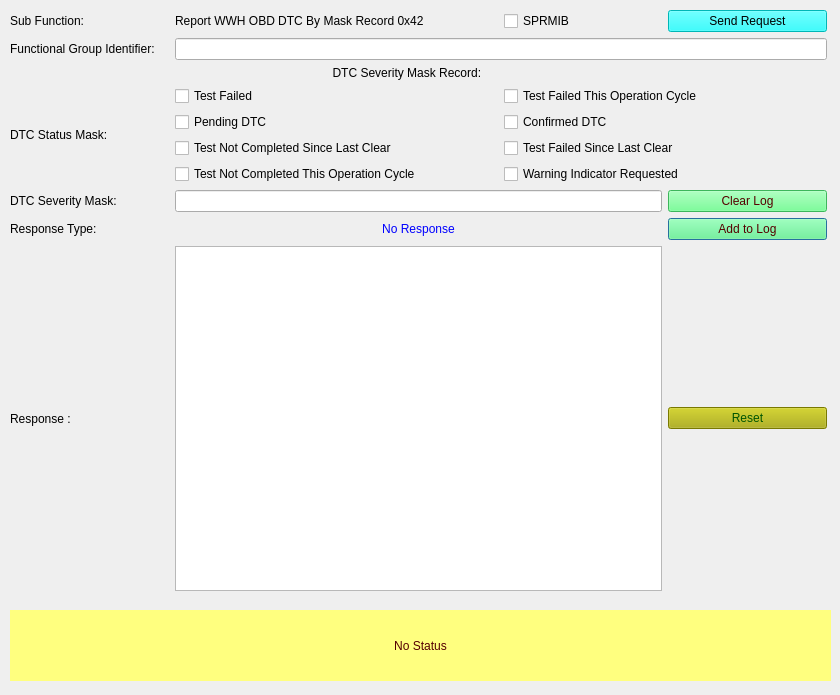
<?xml version="1.0" encoding="UTF-8"?>
<ui version="4.0">
 <class>Form_SID_19_42</class>
 <widget class="QDialog" name="Form_SID_19_42">
  <property name="geometry">
   <rect>
    <x>0</x>
    <y>0</y>
    <width>840</width>
    <height>695</height>
   </rect>
  </property>
  <property name="windowTitle">
   <string>Report WWH OBD DTC By Mask Record 0x42</string>
  </property>
  <property name="toolTip">
   <string/>
  </property>
  <widget class="QLabel" name="label_status">
   <property name="geometry">
    <rect>
     <x>10</x>
     <y>610</y>
     <width>821</width>
     <height>71</height>
    </rect>
   </property>
   <property name="styleSheet">
    <string notr="true">background-color: rgb(255, 255, 127);
color: rgb(85, 0, 0);
border-color: rgb(0, 0, 255);</string>
   </property>
   <property name="text">
    <string>No Status</string>
   </property>
   <property name="alignment">
    <set>Qt::AlignCenter</set>
   </property>
   <property name="wordWrap">
    <bool>true</bool>
   </property>
  </widget>
  <widget class="QWidget" name="layoutWidget">
   <property name="geometry">
    <rect>
     <x>10</x>
     <y>10</y>
     <width>817</width>
     <height>581</height>
    </rect>
   </property>
   <layout class="QGridLayout" name="gridLayout_2">
    <property name="sizeConstraint">
     <enum>QLayout::SetNoConstraint</enum>
    </property>
    <item row="8" column="4">
     <widget class="QPushButton" name="pushButton_appendLog">
      <property name="styleSheet">
       <string notr="true">background-color: rgb(85, 255, 127);
color: rgb(85, 0, 0);</string>
      </property>
      <property name="text">
       <string>Add to Log</string>
      </property>
     </widget>
    </item>
    <item row="11" column="0">
     <widget class="QLabel" name="label_4">
      <property name="text">
       <string>Response : </string>
      </property>
     </widget>
    </item>
    <item row="7" column="4">
     <widget class="QPushButton" name="pushButton_clearLog">
      <property name="styleSheet">
       <string notr="true">background-color: rgb(85, 255, 127);
color: rgb(85, 0, 0);</string>
      </property>
      <property name="text">
       <string>Clear Log</string>
      </property>
     </widget>
    </item>
    <item row="0" column="1" colspan="2">
     <widget class="QLabel" name="subFunction_Name">
      <property name="text">
       <string>Report WWH OBD DTC By Mask Record 0x42</string>
      </property>
     </widget>
    </item>
    <item row="0" column="0">
     <widget class="QLabel" name="label_subFunction">
      <property name="text">
       <string>Sub Function:</string>
      </property>
     </widget>
    </item>
    <item row="1" column="1" colspan="4">
     <widget class="QLineEdit" name="lineEdit">
      <property name="toolTip">
       <string>&lt;html&gt;&lt;head/&gt;&lt;body&gt;&lt;p&gt;Enter Functional Group Identifier in &lt;span style=&quot; font-weight:600;&quot;&gt;1-byte hexadecimal format&lt;/span&gt;&lt;/p&gt;&lt;/body&gt;&lt;/html&gt;</string>
      </property>
     </widget>
    </item>
    <item row="5" column="1" colspan="4">
     <layout class="QHBoxLayout" name="horizontalLayout_4">
      <item>
       <widget class="QCheckBox" name="checkBox_statusMask_bit4">
        <property name="toolTip">
         <string>&lt;html&gt;&lt;head/&gt;&lt;body&gt;&lt;p&gt;&lt;span style=&quot; font-family:'ui-sans-serif','-apple-system','system-ui','Segoe UI','Helvetica','Apple Color Emoji','Arial','sans-serif','Segoe UI Emoji','Segoe UI Symbol'; font-size:16px; color:#0d0d0d; background-color:#ffffff;&quot;&gt;Selecting this indicates the DTC test has&lt;/span&gt;&lt;span style=&quot; font-family:'ui-sans-serif','-apple-system','system-ui','Segoe UI','Helvetica','Apple Color Emoji','Arial','sans-serif','Segoe UI Emoji','Segoe UI Symbol'; font-size:16px; font-style:italic; color:#0d0d0d; background-color:#ffffff;&quot;/&gt;&lt;span style=&quot; font-family:'ui-sans-serif','-apple-system','system-ui','Segoe UI','Helvetica','Apple Color Emoji','Arial','sans-serif','Segoe UI Emoji','Segoe UI Symbol'; font-size:16px; font-weight:600; font-style:italic; color:#0d0d0d; background-color:#ffffff;&quot;&gt;not completed &lt;/span&gt;&lt;span style=&quot; font-family:'ui-sans-serif','-apple-system','system-ui','Segoe UI','Helvetica','Apple Color Emoji','Arial','sans-serif','Segoe UI Emoji','Segoe UI Symbol'; font-size:16px; font-style:italic; color:#0d0d0d; background-color:#ffffff;&quot;&gt;since the last DTC code clear&lt;/span&gt;&lt;span style=&quot; font-family:'ui-sans-serif','-apple-system','system-ui','Segoe UI','Helvetica','Apple Color Emoji','Arial','sans-serif','Segoe UI Emoji','Segoe UI Symbol'; font-size:16px; color:#0d0d0d; background-color:#ffffff;&quot;&gt;.&lt;/span&gt;&lt;/p&gt;&lt;/body&gt;&lt;/html&gt;</string>
        </property>
        <property name="text">
         <string>Test Not Completed Since Last Clear</string>
        </property>
       </widget>
      </item>
      <item>
       <widget class="QCheckBox" name="checkBox_statusMask_bit5">
        <property name="toolTip">
         <string>&lt;html&gt;&lt;head/&gt;&lt;body&gt;&lt;p&gt;&lt;span style=&quot; font-family:'ui-sans-serif','-apple-system','system-ui','Segoe UI','Helvetica','Apple Color Emoji','Arial','sans-serif','Segoe UI Emoji','Segoe UI Symbol'; font-size:16px; color:#0d0d0d; background-color:#ffffff;&quot;&gt;Selecting this indicates the DTC test&lt;/span&gt;&lt;span style=&quot; font-family:'ui-sans-serif','-apple-system','system-ui','Segoe UI','Helvetica','Apple Color Emoji','Arial','sans-serif','Segoe UI Emoji','Segoe UI Symbol'; font-size:16px; font-style:italic; color:#0d0d0d; background-color:#ffffff;&quot;&gt; has &lt;/span&gt;&lt;span style=&quot; font-family:'ui-sans-serif','-apple-system','system-ui','Segoe UI','Helvetica','Apple Color Emoji','Arial','sans-serif','Segoe UI Emoji','Segoe UI Symbol'; font-size:16px; font-weight:600; font-style:italic; color:#0d0d0d; background-color:#ffffff;&quot;&gt;failed &lt;/span&gt;&lt;span style=&quot; font-family:'ui-sans-serif','-apple-system','system-ui','Segoe UI','Helvetica','Apple Color Emoji','Arial','sans-serif','Segoe UI Emoji','Segoe UI Symbol'; font-size:16px; font-style:italic; color:#0d0d0d; background-color:#ffffff;&quot;&gt;at least once since the last code clear.&lt;/span&gt;&lt;/p&gt;&lt;/body&gt;&lt;/html&gt;</string>
        </property>
        <property name="text">
         <string>Test Failed Since Last Clear</string>
        </property>
       </widget>
      </item>
     </layout>
    </item>
    <item row="1" column="0">
     <widget class="QLabel" name="label">
      <property name="text">
       <string>Functional Group Identifier:  </string>
      </property>
     </widget>
    </item>
    <item row="4" column="1" colspan="4">
     <layout class="QHBoxLayout" name="horizontalLayout_3">
      <item>
       <widget class="QCheckBox" name="checkBox_statusMask_bit2">
        <property name="toolTip">
         <string>&lt;html&gt;&lt;head/&gt;&lt;body&gt;&lt;p&gt;&lt;span style=&quot; font-family:'ui-sans-serif','-apple-system','system-ui','Segoe UI','Helvetica','Apple Color Emoji','Arial','sans-serif','Segoe UI Emoji','Segoe UI Symbol'; font-size:16px; color:#0d0d0d; background-color:#ffffff;&quot;&gt;Selecting this indicates the DTC has failed in the current or previous operation cycle and is &lt;/span&gt;&lt;span style=&quot; font-family:'ui-sans-serif','-apple-system','system-ui','Segoe UI','Helvetica','Apple Color Emoji','Arial','sans-serif','Segoe UI Emoji','Segoe UI Symbol'; font-size:16px; font-weight:600; font-style:italic; color:#0d0d0d; background-color:#ffffff;&quot;&gt;pending  .&lt;/span&gt;&lt;/p&gt;&lt;/body&gt;&lt;/html&gt;</string>
        </property>
        <property name="text">
         <string>Pending DTC</string>
        </property>
       </widget>
      </item>
      <item>
       <widget class="QCheckBox" name="checkBox_statusMask_bit3">
        <property name="toolTip">
         <string>&lt;html&gt;&lt;head/&gt;&lt;body&gt;&lt;p align=&quot;justify&quot;&gt;&lt;span style=&quot; font-family:'ui-sans-serif','-apple-system','system-ui','Segoe UI','Helvetica','Apple Color Emoji','Arial','sans-serif','Segoe UI Emoji','Segoe UI Symbol'; font-size:16px; color:#0d0d0d; background-color:#ffffff;&quot;&gt;Selecting this indicates that the fault has been continuously active for a specific monitoring routine and is matured enough in the current operation cycle so that it can be said confirmed. &lt;/span&gt;&lt;/p&gt;&lt;/body&gt;&lt;/html&gt;</string>
        </property>
        <property name="text">
         <string>Confirmed DTC</string>
        </property>
       </widget>
      </item>
     </layout>
    </item>
    <item row="11" column="4">
     <widget class="QPushButton" name="pushButton_reset">
      <property name="styleSheet">
       <string notr="true">background-color: rgb(170, 170, 0);
font: 75 8pt &quot;MS Shell Dlg 2&quot;;
color: rgb(0, 85, 0);</string>
      </property>
      <property name="text">
       <string>Reset</string>
      </property>
     </widget>
    </item>
    <item row="8" column="1" colspan="3">
     <widget class="QLabel" name="label_ResType">
      <property name="autoFillBackground">
       <bool>false</bool>
      </property>
      <property name="styleSheet">
       <string notr="true">color: rgb(0, 0, 255);</string>
      </property>
      <property name="text">
       <string>No Response</string>
      </property>
      <property name="alignment">
       <set>Qt::AlignCenter</set>
      </property>
     </widget>
    </item>
    <item row="0" column="3">
     <widget class="QCheckBox" name="checkBox_suppressposmsg">
      <property name="toolTip">
       <string>If selected then Suppress Positive Response Message Indication bit will be set in Subfunction</string>
      </property>
      <property name="text">
       <string>SPRMIB</string>
      </property>
     </widget>
    </item>
    <item row="8" column="0">
     <widget class="QLabel" name="label_5">
      <property name="text">
       <string>Response Type: </string>
      </property>
     </widget>
    </item>
    <item row="11" column="1" colspan="3">
     <widget class="QTextBrowser" name="textBrowser_Resp"/>
    </item>
    <item row="2" column="0" colspan="5">
     <layout class="QHBoxLayout" name="horizontalLayout_2">
      <item>
       <widget class="QLabel" name="label_DTCSVMREC">
        <property name="toolTip">
         <string>&lt;html&gt;&lt;head/&gt;&lt;body&gt;&lt;p&gt;Enter DTC Severity Mask Record in 2&lt;span style=&quot; font-weight:600;&quot;&gt;-byte hexadecimal format&lt;/span&gt; including&lt;span style=&quot; font-weight:600;&quot;/&gt;DTC Status Mask (1-byte) &amp;amp; DTC Severity Mask(1-byte)&lt;/p&gt;&lt;p&gt;&lt;br/&gt;&lt;/p&gt;&lt;/body&gt;&lt;/html&gt;</string>
        </property>
        <property name="text">
         <string>                                                                          DTC Severity Mask Record:                                                                                 </string>
        </property>
        <property name="alignment">
         <set>Qt::AlignCenter</set>
        </property>
       </widget>
      </item>
     </layout>
    </item>
    <item row="6" column="1" colspan="4">
     <layout class="QHBoxLayout" name="horizontalLayout_5">
      <item>
       <widget class="QCheckBox" name="checkBox_statusMask_bit6">
        <property name="toolTip">
         <string>&lt;html&gt;&lt;head/&gt;&lt;body&gt;&lt;p&gt;&lt;span style=&quot; font-family:'ui-sans-serif','-apple-system','system-ui','Segoe UI','Helvetica','Apple Color Emoji','Arial','sans-serif','Segoe UI Emoji','Segoe UI Symbol'; font-size:16px; color:#0d0d0d; background-color:#ffffff;&quot;&gt;Selecting this indicates the DTC test has &lt;/span&gt;&lt;span style=&quot; font-family:'ui-sans-serif','-apple-system','system-ui','Segoe UI','Helvetica','Apple Color Emoji','Arial','sans-serif','Segoe UI Emoji','Segoe UI Symbol'; font-size:16px; font-weight:600; font-style:italic; color:#0d0d0d; background-color:#ffffff;&quot;&gt;not completed &lt;/span&gt;&lt;span style=&quot; font-family:'ui-sans-serif','-apple-system','system-ui','Segoe UI','Helvetica','Apple Color Emoji','Arial','sans-serif','Segoe UI Emoji','Segoe UI Symbol'; font-size:16px; font-style:italic; color:#0d0d0d; background-color:#ffffff;&quot;&gt;during this  current operation cycle.&lt;/span&gt;&lt;/p&gt;&lt;/body&gt;&lt;/html&gt;</string>
        </property>
        <property name="text">
         <string>Test Not Completed This Operation Cycle</string>
        </property>
       </widget>
      </item>
      <item>
       <widget class="QCheckBox" name="checkBox_statusMask_bit7">
        <property name="toolTip">
         <string>&lt;html&gt;&lt;head/&gt;&lt;body&gt;&lt;p&gt;&lt;span style=&quot; font-family:'ui-sans-serif','-apple-system','system-ui','Segoe UI','Helvetica','Apple Color Emoji','Arial','sans-serif','Segoe UI Emoji','Segoe UI Symbol'; font-size:16px; color:#0d0d0d; background-color:#ffffff;&quot;&gt;Selecting this indicates that the server is requesting the &lt;/span&gt;&lt;span style=&quot; font-family:'ui-sans-serif','-apple-system','system-ui','Segoe UI','Helvetica','Apple Color Emoji','Arial','sans-serif','Segoe UI Emoji','Segoe UI Symbol'; font-size:16px; font-weight:600; font-style:italic; color:#0d0d0d; background-color:#ffffff;&quot;&gt;warning indicator &lt;/span&gt;&lt;span style=&quot; font-family:'ui-sans-serif','-apple-system','system-ui','Segoe UI','Helvetica','Apple Color Emoji','Arial','sans-serif','Segoe UI Emoji','Segoe UI Symbol'; font-size:16px; font-style:italic; color:#0d0d0d; background-color:#ffffff;&quot;&gt; to be active.&lt;/span&gt;&lt;/p&gt;&lt;/body&gt;&lt;/html&gt;</string>
        </property>
        <property name="text">
         <string>Warning Indicator Requested</string>
        </property>
       </widget>
      </item>
     </layout>
    </item>
    <item row="3" column="1" colspan="4">
     <layout class="QHBoxLayout" name="horizontalLayout">
      <item>
       <widget class="QCheckBox" name="checkBox_statusMask_bit0">
        <property name="toolTip">
         <string>&lt;html&gt;&lt;head/&gt;&lt;body&gt;&lt;p&gt;&lt;span style=&quot; font-family:'ui-sans-serif','-apple-system','system-ui','Segoe UI','Helvetica','Apple Color Emoji','Arial','sans-serif','Segoe UI Emoji','Segoe UI Symbol'; font-size:16px; color:#0d0d0d; background-color:#ffffff;&quot;&gt;Selecting this indicates the &lt;/span&gt;&lt;span style=&quot; font-family:'ui-sans-serif','-apple-system','system-ui','Segoe UI','Helvetica','Apple Color Emoji','Arial','sans-serif','Segoe UI Emoji','Segoe UI Symbol'; font-size:16px; font-weight:600; color:#0d0d0d; background-color:#ffffff;&quot;&gt;DTC test &lt;/span&gt;&lt;span style=&quot; font-family:'ui-sans-serif','-apple-system','system-ui','Segoe UI','Helvetica','Apple Color Emoji','Arial','sans-serif','Segoe UI Emoji','Segoe UI Symbol'; font-size:16px; color:#0d0d0d; background-color:#ffffff;&quot;&gt;has &lt;/span&gt;&lt;span style=&quot; font-family:'ui-sans-serif','-apple-system','system-ui','Segoe UI','Helvetica','Apple Color Emoji','Arial','sans-serif','Segoe UI Emoji','Segoe UI Symbol'; font-size:16px; font-weight:600; color:#0d0d0d; background-color:#ffffff;&quot;&gt;matured as a failure&lt;/span&gt;&lt;span style=&quot; font-family:'ui-sans-serif','-apple-system','system-ui','Segoe UI','Helvetica','Apple Color Emoji','Arial','sans-serif','Segoe UI Emoji','Segoe UI Symbol'; font-size:16px; color:#0d0d0d; background-color:#ffffff;&quot;&gt;, confirming the fault as present.&lt;/span&gt;&lt;/p&gt;&lt;/body&gt;&lt;/html&gt;</string>
        </property>
        <property name="text">
         <string>Test Failed</string>
        </property>
       </widget>
      </item>
      <item>
       <widget class="QCheckBox" name="checkBox_statusMask_bit1">
        <property name="toolTip">
         <string>&lt;html&gt;&lt;head/&gt;&lt;body&gt;&lt;p&gt;&lt;span style=&quot; font-family:'ui-sans-serif','-apple-system','system-ui','Segoe UI','Helvetica','Apple Color Emoji','Arial','sans-serif','Segoe UI Emoji','Segoe UI Symbol'; font-size:16px; color:#0d0d0d; background-color:#ffffff;&quot;&gt;Selecting this indicates the &lt;/span&gt;&lt;span style=&quot; font-family:'ui-sans-serif','-apple-system','system-ui','Segoe UI','Helvetica','Apple Color Emoji','Arial','sans-serif','Segoe UI Emoji','Segoe UI Symbol'; font-size:16px; font-weight:600; font-style:italic; color:#0d0d0d; background-color:#ffffff;&quot;&gt;DTC test failed  &lt;/span&gt;&lt;span style=&quot; font-family:'ui-sans-serif','-apple-system','system-ui','Segoe UI','Helvetica','Apple Color Emoji','Arial','sans-serif','Segoe UI Emoji','Segoe UI Symbol'; font-size:16px; color:#0d0d0d; background-color:#ffffff;&quot;&gt;during the &lt;/span&gt;&lt;span style=&quot; font-family:'ui-sans-serif','-apple-system','system-ui','Segoe UI','Helvetica','Apple Color Emoji','Arial','sans-serif','Segoe UI Emoji','Segoe UI Symbol'; font-size:16px; font-weight:600; color:#0d0d0d; background-color:#ffffff;&quot;&gt;current operation cycle&lt;/span&gt;&lt;span style=&quot; font-family:'ui-sans-serif','-apple-system','system-ui','Segoe UI','Helvetica','Apple Color Emoji','Arial','sans-serif','Segoe UI Emoji','Segoe UI Symbol'; font-size:16px; color:#0d0d0d; background-color:#ffffff;&quot;&gt;.&lt;/span&gt;&lt;/p&gt;&lt;/body&gt;&lt;/html&gt;</string>
        </property>
        <property name="text">
         <string>Test Failed This Operation Cycle</string>
        </property>
       </widget>
      </item>
     </layout>
    </item>
    <item row="7" column="1" colspan="3">
     <widget class="QLineEdit" name="lineEdit_DTCSM">
      <property name="toolTip">
       <string>&lt;html&gt;&lt;head/&gt;&lt;body&gt;&lt;p&gt;Enter DTC Severity Mask in &lt;span style=&quot; font-weight:600;&quot;&gt;1-byte hexadecimal format&lt;/span&gt;&lt;/p&gt;&lt;/body&gt;&lt;/html&gt;</string>
      </property>
     </widget>
    </item>
    <item row="3" column="0" rowspan="4">
     <widget class="QLabel" name="DTCStatusMask_label">
      <property name="text">
       <string>DTC Status Mask:</string>
      </property>
     </widget>
    </item>
    <item row="7" column="0">
     <widget class="QLabel" name="label_DTCSM">
      <property name="text">
       <string>DTC Severity Mask:</string>
      </property>
     </widget>
    </item>
    <item row="0" column="4">
     <widget class="QPushButton" name="pushButton_Send19_42Req">
      <property name="toolTip">
       <string>&lt;html&gt;&lt;head/&gt;&lt;body&gt;&lt;p&gt;Sends the 19 service subfunction 42 request to ECU&lt;/p&gt;&lt;/body&gt;&lt;/html&gt;</string>
      </property>
      <property name="styleSheet">
       <string notr="true">background-color: rgb(0, 255, 255);
border-color: rgb(0, 0, 0);
color: rgb(0, 0, 0);</string>
      </property>
      <property name="text">
       <string>Send Request</string>
      </property>
     </widget>
    </item>
   </layout>
  </widget>
 </widget>
 <resources/>
 <connections/>
</ui>
